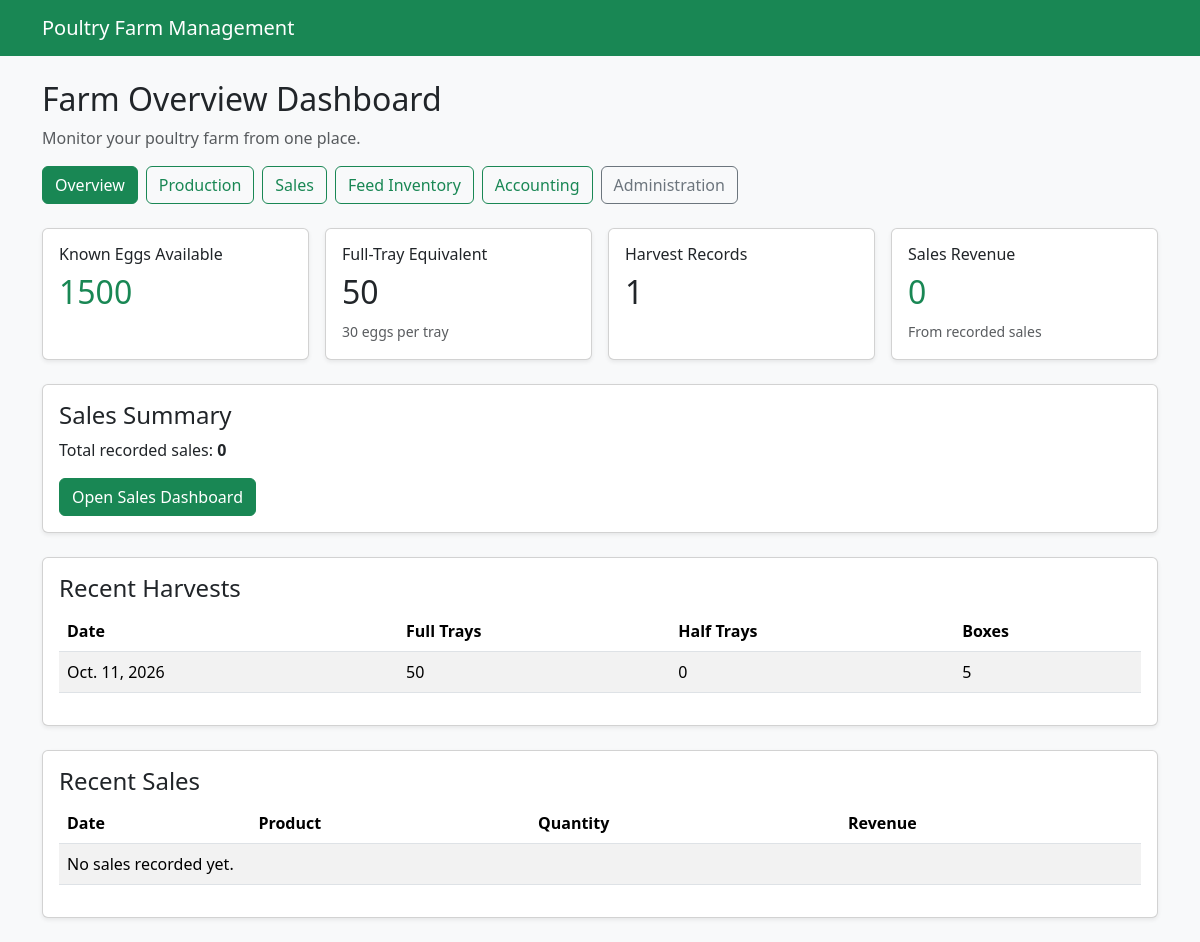
The app's page / (signed in) with its own data.
### production/models.py (models this page shows, shortened)
class Harvest(models.Model):
    SHIFT_CHOICES = [
        ("MORNING", "Morning"),
        ("AFTERNOON", "Afternoon"),
        ("EVENING", "Evening"),
    ]
    business_date = models.DateField(
        default=timezone.localdate
    )
    shift = models.CharField(
        max_length=20,
        choices=SHIFT_CHOICES
    )
    trays_harvested = models.PositiveIntegerField(default=0)
    half_trays_harvested = models.PositiveIntegerField(default=0)
    boxes_harvested = models.PositiveIntegerField(default=0)
    trays_per_box = models.PositiveIntegerField(
        null=True,
        blank=True,
        help_text="Optional: number of full trays in each box"
    )
    worker = models.ForeignKey(
        settings.AUTH_USER_MODEL,
        on_delete=models.PROTECT
    )
    created_at = models.DateTimeField(auto_now_add=True)

### dashboard/views.py (the view)
# urls.py: path("", farm_overview, name="farm_overview"),
@login_required
def farm_overview(request):
    known_eggs = EggStockMovement.current_stock()
    total_harvests = Harvest.objects.count()
    total_sales = Sale.objects.count()
    total_revenue = (
        Sale.objects.aggregate(
            total=Sum("total_amount")
        )["total"] or 0
    )
    recent_harvests = Harvest.objects.order_by(
        "-business_date", "-id"
    )[:5]
    recent_sales = Sale.objects.order_by(
        "-business_date", "-id"
    )[:5]
    context = {
        "known_eggs": known_eggs,
        "full_tray_equivalent": known_eggs // 30,
        "total_harvests": total_harvests,
        "total_sales": total_sales,
        "total_revenue": total_revenue,
        "recent_harvests": recent_harvests,
        "recent_sales": recent_sales,
    }
    return render(
        request,
        "dashboard/overview.html",
        context
    )

### inventory/models.py (called while the page is built)
    @classmethod
    def current_stock(cls):
        from django.db.models import Sum
        return (
            cls.objects.aggregate(total=Sum("eggs"))["total"]
            or 0
        )

### templates/dashboard/overview.html (shortened to what this page needs)
<!DOCTYPE html>
<html lang="en">
<head>
    <link
        href="https://cdn.jsdelivr.net/npm/bootstrap@5.3.3/dist/css/bootstrap.min.css"
        rel="stylesheet"
    >
</head>
<body class="bg-light">
<nav class="navbar navbar-dark bg-success">
    <div class="container">
        <a class="navbar-brand" href="/">
            Poultry Farm Management
        </a>
    </div>
</nav>
<div class="container py-4">
    <h2>Farm Overview Dashboard</h2>
    <p class="text-muted">
        Monitor your poultry farm from one place.
    </p>
    <div class="mb-4 d-flex flex-wrap gap-2">
        <a href="{% url 'farm_overview' %}"
           class="btn btn-success">
            Overview
        </a>
        <a href="{% url 'production_dashboard' %}"
           class="btn btn-outline-success">
            Production
        </a>
        <a href="{% url 'sales_dashboard' %}"
           class="btn btn-outline-success">
            Sales
        </a>
        <a href="{% url 'feed_dashboard' %}"
           class="btn btn-outline-success">
            Feed Inventory
        </a>
        <a href="{% url 'accounting_dashboard' %}"
           class="btn btn-outline-success">
           Accounting
        </a>
        <a href="/admin/"
           class="btn btn-outline-secondary">
            Administration
        </a>
    </div>
    <div class="row g-3 mb-4">
        <div class="col-md-3">
            <div class="card shadow-sm h-100">
                <div class="card-body">
                    <h6>Known Eggs Available</h6>
                    <h2 class="text-success">
                        {{ known_eggs }}
                    </h2>
                </div>
            </div>
        </div>
        <div class="col-md-3">
            <div class="card shadow-sm h-100">
                <div class="card-body">
                    <h6>Full-Tray Equivalent</h6>
                    <h2>
                        {{ full_tray_equivalent }}
                    </h2>
                    <small class="text-muted">
                        30 eggs per tray
                    </small>
                </div>
            </div>
        </div>
        <div class="col-md-3">
            <div class="card shadow-sm h-100">
                <div class="card-body">
                    <h6>Harvest Records</h6>
                    <h2>
                        {{ total_harvests }}
                    </h2>
                </div>
            </div>
        </div>
        <div class="col-md-3">
            <div class="card shadow-sm h-100">
                <div class="card-body">
                    <h6>Sales Revenue</h6>
                    <h2 class="text-success">
                        {{ total_revenue }}
                    </h2>
                    <small class="text-muted">
                        From recorded sales
                    </small>
                </div>
            </div>
        </div>
    </div>
    <div class="card shadow-sm mb-4">
        <div class="card-body">
            <h4>Sales Summary</h4>
            <p>
                Total recorded sales:
                <strong>{{ total_sales }}</strong>
            </p>
            <a href="{% url 'sales_dashboard' %}"
               class="btn btn-success">
                Open Sales Dashboard
            </a>
        </div>
    </div>
    <div class="card shadow-sm mb-4">
        <div class="card-body">
            <h4>Recent Harvests</h4>
            <div class="table-responsive">
                <table class="table table-striped">
                    <thead>
                        <tr>
                            <th>Date</th>
                            <th>Full Trays</th>
                            <th>Half Trays</th>
                            <th>Boxes</th>
                        </tr>
                    </thead>
                    <tbody>
                        {% for harvest in recent_harvests %}
                        <tr>
                            <td>{{ harvest.business_date }}</td>
                            <td>{{ harvest.trays_harvested }}</td>
                            <td>{{ harvest.half_trays_harvested }}</td>
                            <td>{{ harvest.boxes_harvested }}</td>
                        </tr>
                        {% empty %}
                        <tr>
                            <td colspan="4">
                                No harvests recorded yet.
                            </td>
                        </tr>
                        {% endfor %}
                    </tbody>
                </table>
            </div>
        </div>
    </div>
    <div class="card shadow-sm">
        <div class="card-body">
            <h4>Recent Sales</h4>
            <div class="table-responsive">
                <table class="table table-striped">
                    <thead>
                        <tr>
                            <th>Date</th>
                            <th>Product</th>
                            <th>Quantity</th>
                            <th>Revenue</th>
                        </tr>
                    </thead>
                    <tbody>
                        {% for sale in recent_sales %}
                        <tr>
                            <td>{{ sale.business_date }}</td>
                            <td>{{ sale.get_product_type_display }}</td>
                            <td>{{ sale.quantity }}</td>
                            <td>{{ sale.total_amount }}</td>
                        </tr>
                        {% empty %}
                        <tr>
                            <td colspan="4">
                                No sales recorded yet.
                            </td>
                        </tr>
                        {% endfor %}
                    </tbody>
                </table>
            </div>
        </div>
    </div>
</div>
</body>
</html>

### records on screen
Harvest: business_date "Oct. 11, 2026", trays_harvested "50", half_trays_harvested "0", boxes_harvested "5"

### other values on screen
{{ known_eggs }} "1500"
{{ full_tray_equivalent }} "50"
{{ total_harvests }} "1"
{{ total_revenue }} "0"
{{ total_sales }} "0"
